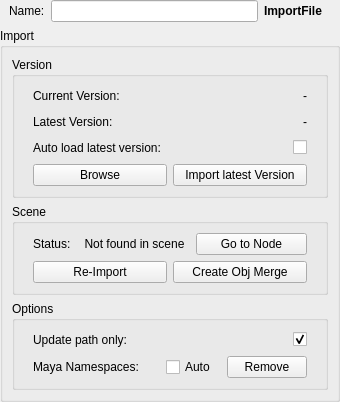
<?xml version="1.0" encoding="UTF-8"?>
<ui version="4.0">
 <class>wg_ImportFile</class>
 <widget class="QWidget" name="wg_ImportFile">
  <property name="geometry">
   <rect>
    <x>0</x>
    <y>0</y>
    <width>340</width>
    <height>372</height>
   </rect>
  </property>
  <property name="windowTitle">
   <string>ImportFile</string>
  </property>
  <layout class="QVBoxLayout" name="verticalLayout">
   <property name="margin">
    <number>0</number>
   </property>
   <item>
    <widget class="QWidget" name="widget_4" native="true">
     <layout class="QHBoxLayout" name="horizontalLayout_2">
      <property name="topMargin">
       <number>0</number>
      </property>
      <property name="rightMargin">
       <number>18</number>
      </property>
      <property name="bottomMargin">
       <number>0</number>
      </property>
      <item>
       <widget class="QLabel" name="l_name">
        <property name="text">
         <string>Name:</string>
        </property>
       </widget>
      </item>
      <item>
       <widget class="QLineEdit" name="e_name">
        <property name="minimumSize">
         <size>
          <width>0</width>
          <height>0</height>
         </size>
        </property>
        <property name="maximumSize">
         <size>
          <width>9999</width>
          <height>16777215</height>
         </size>
        </property>
       </widget>
      </item>
      <item>
       <widget class="QLabel" name="l_class">
        <property name="font">
         <font>
          <weight>75</weight>
          <bold>true</bold>
         </font>
        </property>
        <property name="text">
         <string>ImportFile</string>
        </property>
       </widget>
      </item>
     </layout>
    </widget>
   </item>
   <item>
    <widget class="QGroupBox" name="gb_import">
     <property name="title">
      <string>Import</string>
     </property>
     <layout class="QVBoxLayout" name="verticalLayout_2">
      <item>
       <widget class="QGroupBox" name="groupBox">
        <property name="title">
         <string>Version</string>
        </property>
        <layout class="QVBoxLayout" name="verticalLayout_3">
         <item>
          <widget class="QWidget" name="w_currentVersion" native="true">
           <layout class="QHBoxLayout" name="horizontalLayout_5">
            <property name="topMargin">
             <number>0</number>
            </property>
            <property name="bottomMargin">
             <number>0</number>
            </property>
            <item>
             <widget class="QLabel" name="label_3">
              <property name="text">
               <string>Current Version:</string>
              </property>
             </widget>
            </item>
            <item>
             <spacer name="horizontalSpacer">
              <property name="orientation">
               <enum>Qt::Horizontal</enum>
              </property>
              <property name="sizeHint" stdset="0">
               <size>
                <width>40</width>
                <height>20</height>
               </size>
              </property>
             </spacer>
            </item>
            <item>
             <widget class="QLabel" name="l_curVersion">
              <property name="text">
               <string>-</string>
              </property>
             </widget>
            </item>
           </layout>
          </widget>
         </item>
         <item>
          <widget class="QWidget" name="w_latestVersion" native="true">
           <layout class="QHBoxLayout" name="horizontalLayout_6">
            <property name="topMargin">
             <number>0</number>
            </property>
            <property name="bottomMargin">
             <number>0</number>
            </property>
            <item>
             <widget class="QLabel" name="label_6">
              <property name="text">
               <string>Latest Version:</string>
              </property>
             </widget>
            </item>
            <item>
             <spacer name="horizontalSpacer_2">
              <property name="orientation">
               <enum>Qt::Horizontal</enum>
              </property>
              <property name="sizeHint" stdset="0">
               <size>
                <width>40</width>
                <height>20</height>
               </size>
              </property>
             </spacer>
            </item>
            <item>
             <widget class="QLabel" name="l_latestVersion">
              <property name="text">
               <string>-</string>
              </property>
             </widget>
            </item>
           </layout>
          </widget>
         </item>
         <item>
          <widget class="QWidget" name="w_autoUpdate" native="true">
           <layout class="QHBoxLayout" name="horizontalLayout_14">
            <property name="leftMargin">
             <number>9</number>
            </property>
            <property name="topMargin">
             <number>0</number>
            </property>
            <property name="rightMargin">
             <number>9</number>
            </property>
            <property name="bottomMargin">
             <number>0</number>
            </property>
            <item>
             <widget class="QLabel" name="l_autoUpdate">
              <property name="text">
               <string>Auto load latest version:</string>
              </property>
             </widget>
            </item>
            <item>
             <spacer name="horizontalSpacer_10">
              <property name="orientation">
               <enum>Qt::Horizontal</enum>
              </property>
              <property name="sizeHint" stdset="0">
               <size>
                <width>40</width>
                <height>20</height>
               </size>
              </property>
             </spacer>
            </item>
            <item>
             <widget class="QCheckBox" name="chb_autoUpdate">
              <property name="text">
               <string/>
              </property>
              <property name="checked">
               <bool>false</bool>
              </property>
             </widget>
            </item>
           </layout>
          </widget>
         </item>
         <item>
          <widget class="QWidget" name="w_importLatest" native="true">
           <layout class="QHBoxLayout" name="horizontalLayout_7">
            <property name="topMargin">
             <number>0</number>
            </property>
            <property name="bottomMargin">
             <number>0</number>
            </property>
            <item>
             <widget class="QPushButton" name="b_browse">
              <property name="focusPolicy">
               <enum>Qt::NoFocus</enum>
              </property>
              <property name="contextMenuPolicy">
               <enum>Qt::CustomContextMenu</enum>
              </property>
              <property name="text">
               <string>Browse</string>
              </property>
             </widget>
            </item>
            <item>
             <widget class="QPushButton" name="b_importLatest">
              <property name="minimumSize">
               <size>
                <width>0</width>
                <height>0</height>
               </size>
              </property>
              <property name="maximumSize">
               <size>
                <width>99999</width>
                <height>16777215</height>
               </size>
              </property>
              <property name="focusPolicy">
               <enum>Qt::NoFocus</enum>
              </property>
              <property name="text">
               <string>Import latest Version</string>
              </property>
             </widget>
            </item>
           </layout>
          </widget>
         </item>
        </layout>
       </widget>
      </item>
      <item>
       <widget class="QGroupBox" name="groupBox_2">
        <property name="title">
         <string>Scene</string>
        </property>
        <layout class="QVBoxLayout" name="verticalLayout_4">
         <item>
          <widget class="QWidget" name="widget_3" native="true">
           <layout class="QHBoxLayout" name="horizontalLayout_4">
            <property name="topMargin">
             <number>0</number>
            </property>
            <property name="bottomMargin">
             <number>0</number>
            </property>
            <item>
             <widget class="QLabel" name="label">
              <property name="minimumSize">
               <size>
                <width>40</width>
                <height>0</height>
               </size>
              </property>
              <property name="maximumSize">
               <size>
                <width>40</width>
                <height>16777215</height>
               </size>
              </property>
              <property name="text">
               <string>Status:</string>
              </property>
             </widget>
            </item>
            <item>
             <widget class="QLabel" name="l_status">
              <property name="text">
               <string>Not found in scene</string>
              </property>
              <property name="alignment">
               <set>Qt::AlignCenter</set>
              </property>
             </widget>
            </item>
            <item>
             <widget class="QPushButton" name="b_goTo">
              <property name="focusPolicy">
               <enum>Qt::NoFocus</enum>
              </property>
              <property name="text">
               <string>Go to Node</string>
              </property>
             </widget>
            </item>
           </layout>
          </widget>
         </item>
         <item>
          <widget class="QWidget" name="widget_2" native="true">
           <layout class="QHBoxLayout" name="horizontalLayout_3">
            <property name="topMargin">
             <number>0</number>
            </property>
            <property name="bottomMargin">
             <number>0</number>
            </property>
            <item>
             <widget class="QPushButton" name="b_import">
              <property name="focusPolicy">
               <enum>Qt::NoFocus</enum>
              </property>
              <property name="text">
               <string>Re-Import</string>
              </property>
             </widget>
            </item>
            <item>
             <widget class="QPushButton" name="b_objMerge">
              <property name="focusPolicy">
               <enum>Qt::NoFocus</enum>
              </property>
              <property name="text">
               <string>Create Obj Merge</string>
              </property>
             </widget>
            </item>
           </layout>
          </widget>
         </item>
        </layout>
       </widget>
      </item>
      <item>
       <widget class="QGroupBox" name="gb_options">
        <property name="title">
         <string>Options</string>
        </property>
        <layout class="QVBoxLayout" name="verticalLayout_6">
         <item>
          <widget class="QWidget" name="f_updateOnly" native="true">
           <layout class="QHBoxLayout" name="horizontalLayout_16">
            <property name="leftMargin">
             <number>9</number>
            </property>
            <property name="topMargin">
             <number>0</number>
            </property>
            <property name="rightMargin">
             <number>9</number>
            </property>
            <property name="bottomMargin">
             <number>0</number>
            </property>
            <item>
             <widget class="QLabel" name="l_updateOnly">
              <property name="text">
               <string>Update path only:</string>
              </property>
             </widget>
            </item>
            <item>
             <spacer name="horizontalSpacer_12">
              <property name="orientation">
               <enum>Qt::Horizontal</enum>
              </property>
              <property name="sizeHint" stdset="0">
               <size>
                <width>40</width>
                <height>20</height>
               </size>
              </property>
             </spacer>
            </item>
            <item>
             <widget class="QCheckBox" name="chb_updateOnly">
              <property name="text">
               <string/>
              </property>
              <property name="checked">
               <bool>true</bool>
              </property>
             </widget>
            </item>
           </layout>
          </widget>
         </item>
         <item>
          <widget class="QWidget" name="f_nameSpaces" native="true">
           <layout class="QHBoxLayout" name="horizontalLayout_12">
            <property name="leftMargin">
             <number>9</number>
            </property>
            <property name="topMargin">
             <number>0</number>
            </property>
            <property name="rightMargin">
             <number>9</number>
            </property>
            <property name="bottomMargin">
             <number>0</number>
            </property>
            <item>
             <widget class="QLabel" name="l_keepRefEdits_2">
              <property name="text">
               <string>Maya Namespaces:</string>
              </property>
             </widget>
            </item>
            <item>
             <spacer name="horizontalSpacer_7">
              <property name="orientation">
               <enum>Qt::Horizontal</enum>
              </property>
              <property name="sizeHint" stdset="0">
               <size>
                <width>40</width>
                <height>20</height>
               </size>
              </property>
             </spacer>
            </item>
            <item>
             <widget class="QCheckBox" name="chb_autoNameSpaces">
              <property name="text">
               <string>Auto</string>
              </property>
              <property name="checked">
               <bool>false</bool>
              </property>
             </widget>
            </item>
            <item>
             <spacer name="horizontalSpacer_3">
              <property name="orientation">
               <enum>Qt::Horizontal</enum>
              </property>
              <property name="sizeType">
               <enum>QSizePolicy::Fixed</enum>
              </property>
              <property name="sizeHint" stdset="0">
               <size>
                <width>5</width>
                <height>20</height>
               </size>
              </property>
             </spacer>
            </item>
            <item>
             <widget class="QPushButton" name="b_nameSpaces">
              <property name="focusPolicy">
               <enum>Qt::NoFocus</enum>
              </property>
              <property name="text">
               <string>Remove</string>
              </property>
             </widget>
            </item>
           </layout>
          </widget>
         </item>
        </layout>
       </widget>
      </item>
     </layout>
    </widget>
   </item>
  </layout>
 </widget>
 <resources/>
 <connections/>
</ui>
